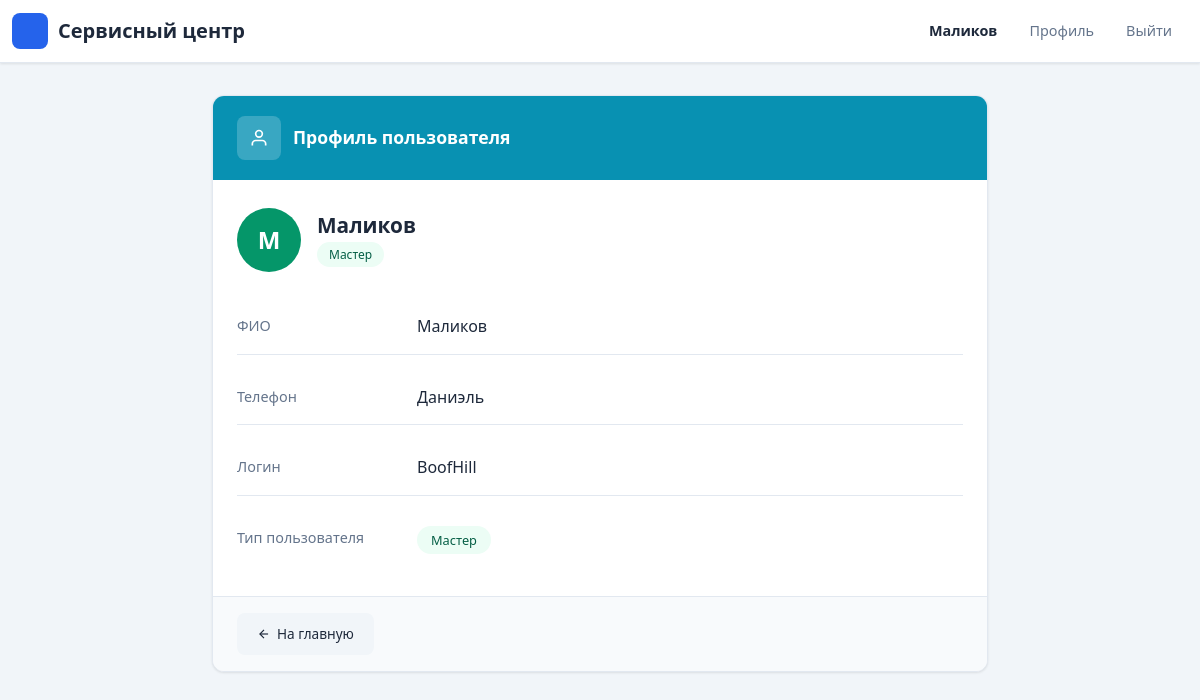
Screenshot of /accounts/profile/ (signed in) with the database file from the repository.
### accounts/models.py (models this page shows, shortened)
class User(AbstractBaseUser):
    USER_TYPES = (
        ('client', 'Клиент'),
        ('master', 'Мастер'),
        ('admin', 'Администратор'),
    )
    user_id = models.AutoField(primary_key=True)
    fio = models.CharField(max_length=100, verbose_name="ФИО")
    phone = models.CharField(max_length=20, verbose_name="Телефон")
    login = models.CharField(max_length=50, unique=True, verbose_name="Логин")
    password = models.CharField(max_length=255, verbose_name="Пароль")
    type = models.CharField(max_length=20, choices=USER_TYPES, default='client', verbose_name="Тип пользователя")
    role = models.ForeignKey(
        Role, on_delete=models.SET_NULL, null=True, blank=True,
        verbose_name="Роль", db_column='roleID'
    )
    last_login = None
    is_active = True
    USERNAME_FIELD = 'login'
    REQUIRED_FIELDS = ['fio', 'phone']
    objects = UserManager()
    class Meta:
        db_table = 'users'
        verbose_name = 'Пользователь'
        verbose_name_plural = 'Пользователи'

### accounts/views.py (the view)
# urls.py: path('profile/', views.profile_view, name='profile'),
def profile_view(request):
    user_id = request.session.get('user_id')
    if not user_id:
        messages.error(request, 'Необходимо войти в систему')
        return redirect('login')
    user = User.objects.get(user_id=user_id)
    return render(request, 'accounts/profile.html', {'user': user})

### templates/accounts/profile.html
{% extends 'base.html' %}
{% block content %}
<div class="row">
    <div class="col-md-8 offset-md-2">
        <div style="background: var(--surface); border: 1px solid var(--border); border-radius: var(--radius); box-shadow: var(--shadow); overflow: hidden;">
            <div style="background: var(--info); padding: 20px 24px; display: flex; align-items: center; gap: 12px;">
                <div style="width: 44px; height: 44px; background: rgba(255,255,255,0.2); border-radius: var(--radius-sm); display: flex; align-items: center; justify-content: center;">
                    <svg width="20" height="20" viewBox="0 0 24 24" fill="none" stroke="white" stroke-width="2"><path d="M20 21v-2a4 4 0 0 0-4-4H8a4 4 0 0 0-4 4v2"/><circle cx="12" cy="7" r="4"/></svg>
                </div>
                <h4 style="margin: 0; color: white; font-weight: 600; font-size: 1.1rem;">Профиль пользователя</h4>
            </div>
            <div style="padding: 28px 24px;">
                <div style="display: flex; align-items: center; gap: 16px; margin-bottom: 28px;">
                    <div style="width: 64px; height: 64px; border-radius: 50%; display: flex; align-items: center; justify-content: center; color: white; font-size: 1.5rem; font-weight: 600; {% if user.type == 'admin' %}background: #dc2626;{% elif user.type == 'master' %}background: #059669;{% else %}background: #2563eb;{% endif %}">
                        {{ user.fio|slice:":1" }}
                    </div>
                    <div>
                        <h3 style="margin: 0; font-weight: 700; font-size: 1.3rem;">{{ user.fio }}</h3>
                        <span style="display: inline-block; margin-top: 4px; padding: 3px 12px; border-radius: 20px; font-size: 0.75rem; font-weight: 500; {% if user.type == 'admin' %}background: #fef2f2; color: #991b1b;{% elif user.type == 'master' %}background: #ecfdf5; color: #065f46;{% else %}background: #eff6ff; color: #1e40af;{% endif %}">
                            {{ user.get_type_display }}
                        </span>
                    </div>
                </div>
                <div style="display: flex; flex-direction: column; gap: 16px;">
                    <div style="display: flex; padding: 14px 0; border-bottom: 1px solid var(--border);">
                        <span style="width: 180px; color: var(--text-muted); font-weight: 500; font-size: 0.9rem; flex-shrink: 0;">ФИО</span>
                        <span style="font-weight: 500;">{{ user.fio }}</span>
                    </div>
                    <div style="display: flex; padding: 14px 0; border-bottom: 1px solid var(--border);">
                        <span style="width: 180px; color: var(--text-muted); font-weight: 500; font-size: 0.9rem; flex-shrink: 0;">Телефон</span>
                        <span style="font-weight: 500;">{{ user.phone }}</span>
                    </div>
                    <div style="display: flex; padding: 14px 0; border-bottom: 1px solid var(--border);">
                        <span style="width: 180px; color: var(--text-muted); font-weight: 500; font-size: 0.9rem; flex-shrink: 0;">Логин</span>
                        <span style="font-weight: 500;">{{ user.login }}</span>
                    </div>
                    <div style="display: flex; padding: 14px 0;">
                        <span style="width: 180px; color: var(--text-muted); font-weight: 500; font-size: 0.9rem; flex-shrink: 0;">Тип пользователя</span>
                        <span style="display: inline-block; padding: 4px 14px; border-radius: 20px; font-size: 0.8rem; font-weight: 500; {% if user.type == 'admin' %}background: #fef2f2; color: #991b1b;{% elif user.type == 'master' %}background: #ecfdf5; color: #065f46;{% else %}background: #eff6ff; color: #1e40af;{% endif %}">
                            {{ user.get_type_display }}
                        </span>
                    </div>
                </div>
            </div>
            <div style="padding: 16px 24px; background: #f8fafc; border-top: 1px solid var(--border);">
                <a href="{% url 'dashboard' %}" style="display: inline-flex; align-items: center; gap: 6px; padding: 10px 20px; background: #f1f5f9; color: var(--text); border-radius: var(--radius-sm); text-decoration: none; font-size: 0.85rem; font-weight: 500;">
                    <svg width="14" height="14" viewBox="0 0 24 24" fill="none" stroke="currentColor" stroke-width="2"><line x1="19" y1="12" x2="5" y2="12"/><polyline points="12 19 5 12 12 5"/></svg>
                    На главную
                </a>
            </div>
        </div>
    </div>
</div>
{% endblock %}

### templates/base.html (shortened to what this page needs)
<!DOCTYPE html>
<html lang="ru">
<head>
    <link href="https://cdn.jsdelivr.net/npm/bootstrap@5.1.3/dist/css/bootstrap.min.css" rel="stylesheet">
</head>
<body>
    <nav class="navbar navbar-expand-lg">
        <div class="container">
            <a class="navbar-brand" href="{% url 'dashboard' %}">Сервисный центр</a>
            <div class="collapse navbar-collapse" id="navbarNav">
                <div class="navbar-nav ms-auto">
                    {% if request.session.user_id %}
                        <span class="nav-link text-light">{{ request.session.user_name }}</span>
                        <a class="nav-link" href="{% url 'profile' %}">Профиль</a>
                        <a class="nav-link" href="{% url 'logout' %}">Выйти</a>
                    {% else %}
                        <a class="nav-link" href="{% url 'login' %}">Войти</a>
                        <a class="nav-link" href="{% url 'register' %}">Регистрация</a>
                    {% endif %}
                </div>
            </div>
        </div>
    </nav>
    <div class="container content-wrapper">
        {% block content %}
        {% endblock %}
    </div>
</body>
</html>

### templates/base.html (style rules this page uses)
:root { --primary: #2563eb; --primary-dark: #1d4ed8; --success: #059669; --warning: #d97706; --danger: #dc2626; --info: #0891b2; --bg: #f1f5f9; --surface: #ffffff; --text: #1e293b; --text-muted: #64748b; --border: #e2e8f0; --shadow: 0 1px 3px rgba(0,0,0,0.06), 0 1px 2px rgba(0,0,0,0.04); --shadow-md: 0 4px 6px rgba(0,0,0,0.05), 0 2px 4px rgba(0,0,0,0.03); --radius: 12px; --radius-sm: 8px; }
* { margin: 0; padding: 0; box-sizing: border-box; }
body { background: var(--bg); color: var(--text); font-family: 'Segoe UI', system-ui, -apple-system, sans-serif; min-height: 100vh; line-height: 1.6; }
.navbar { background: var(--surface) !important; border-bottom: 1px solid var(--border); box-shadow: var(--shadow); }
.navbar-brand { font-size: 1.25rem; font-weight: 700; color: var(--text) !important; display: flex; align-items: center; gap: 10px; }
.navbar-brand::before { content: ""; display: inline-block; width: 36px; height: 36px; background: var(--primary); border-radius: var(--radius-sm); flex-shrink: 0; }
.navbar .nav-link { color: var(--text-muted) !important; padding: 8px 16px !important; border-radius: var(--radius-sm); font-size: 0.9rem; font-weight: 500; transition: all 0.2s; }
.navbar .nav-link.text-light { color: var(--text) !important; font-weight: 600; }
.container { max-width: 1280px; }
.content-wrapper { margin-top: 32px; padding-bottom: 40px; }

### rows the page displays
User: session.user_name "Маликов", fio "М", fio "Маликов", type "Мастер", phone "Даниэль", login "BoofHill"
